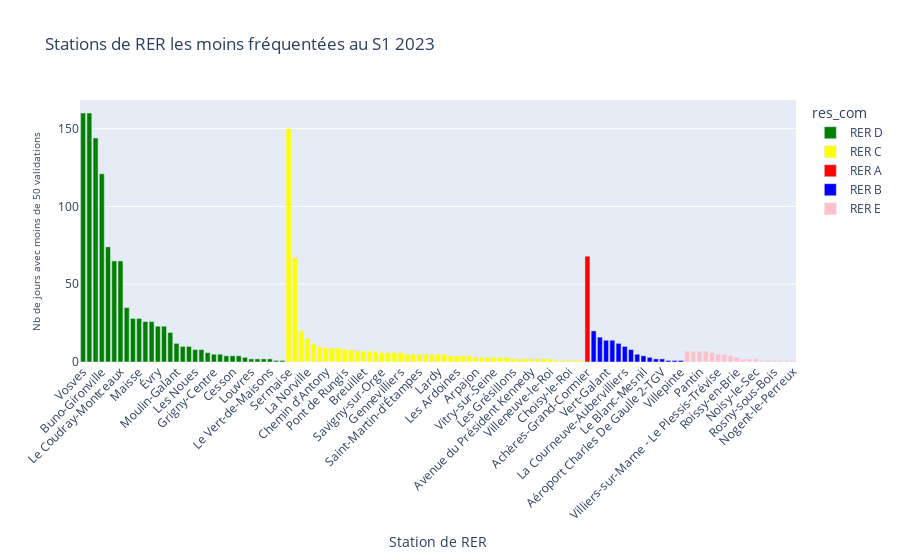

Notebook code cell kept with this figure:
### Code cell
fig = px.bar(liste_faible_freq_stations, x='Station de RER', y='Nb de jours avec moins de 50 validations', color='res_com',
             title='Stations de RER les moins fréquentées au S1 2023',
            color_discrete_map=couleurs_res_com)

# Personnaliser le graphique
fig.update_layout(xaxis_tickangle=-45)  # Incliner les étiquettes de l'axe des abscisses
#fig.update_traces(marker_color='skyblue')  # La couleur par défaut des barres, peut être écrasée par 'color'
fig.update_yaxes(title_font=dict(size=10))  # Réduire la taille de la police pour l'axe des ordonnées

# Afficher le graphique
fig.show()

### Figure 1 — Plotly figure (JSON) as saved in the notebook; plotly's stock layout.template omitted (floating-point values rounded to 4 significant figures)
{"data": [{"alignmentgroup": "True", "hovertemplate": "res_com=RER D<br>Station de RER=%{x}<br>Nb de jours avec moins de 50 validations=%{y}<extra></extra>", "legendgroup": "RER D", "marker": {"color": "green", "pattern": {"shape": ""}}, "name": "RER D", "offsetgroup": "RER D", "orientation": "v", "showlegend": true, "textposition": "auto", "type": "bar", "x": ["Vosves", "Boigneville", "Le Plessis-Chenet", "Buno-Gironville", "Saint-Fargeau", "Boissise-le-Roi", "Le Coudray-Montceaux", "Villabé", "Grand-Bourg", "Maisse", "Essonnes-Robinson", "Ponthierry-Pringy", "Évry", "Ris-Orangis", "Boutigny", "Moulin-Galant", "La Ferté-Alais", "Mennecy", "Les Noues", "Ballancourt", "Le Bras-de-Fer", "Grigny-Centre", "Villeneuve-Triage", "Le Mée", "Cesson", "Orangis-Bois de l'Epine", "Évry Courcouronnes", "Louvres", "Stade de France-Saint-Denis", "Lieusaint-Moissy", "Le Vert-de-Maisons", "Survilliers-Fosses", "Créteil Pompadour"], "xaxis": "x", "y": [160, 160, 144, 121, 74, 65, 65, 35, 28, 28, 26, 26, 23, 23, 19, 12, 10, 10, 8, 8, 6, 5, 5, 4, 4, 4, 3, 2, 2, 2, 2, 1, 1], "yaxis": "y"}, {"alignmentgroup": "True", "hovertemplate": "res_com=RER C<br>Station de RER=%{x}<br>Nb de jours avec moins de 50 validations=%{y}<extra></extra>", "legendgroup": "RER C", "marker": {"color": "yellow", "pattern": {"shape": ""}}, "name": "RER C", "offsetgroup": "RER C", "orientation": "v", "showlegend": true, "textposition": "auto", "type": "bar", "x": ["Sermaise", "Dourdan-la-Forêt", "Chamarande", "La Norville", "Versailles Château", "Rungis-La Fraternelle", "Chemin d'Antony", "Sainte-Geneviève-des-Bois", "Épinay-sur-Orge", "Pont de Rungis", "Saint-Michel-sur-Orge", "Égly", "Breuillet", "Saint-Gratien", "Boulainvilliers", "Savigny-sur-Orge", "Saint-Chéron", "Marolles-en-Hurepoix", "Gennevilliers", "Bouray", "Étréchy", "Saint-Martin-d'Étampes", "Breuillet-Village", "Issy", "Lardy", "Saint-Ouen", "Pont du Garigliano", "Les Ardoines", "Musée d'Orsay", "Les Saules", "Arpajon", "Orly Ville", "Ivry-sur-Seine", "Vitry-sur-Seine", "Issy-Val-de-Seine", "Champ de Mars", "Les Grésillons", "Dourdan", "Étampes", "Avenue du Président Kennedy", "Avenue Henri Martin", "Athis-Mons", "Villeneuve-le-Roi", "Avenue Foch", "Chaville-Vélizy", "Choisy-le-Roi", "Ablon", "Javel"], "xaxis": "x", "y": [150, 67, 20, 15, 12, 10, 9, 9, 9, 8, 8, 7, 7, 7, 7, 6, 6, 6, 6, 5, 5, 5, 5, 5, 5, 5, 4, 4, 4, 4, 3, 3, 3, 3, 3, 3, 2, 2, 2, 2, 2, 2, 2, 1, 1, 1, 1, 1], "yaxis": "y"}, {"alignmentgroup": "True", "hovertemplate": "res_com=RER A<br>Station de RER=%{x}<br>Nb de jours avec moins de 50 validations=%{y}<extra></extra>", "legendgroup": "RER A", "marker": {"color": "red", "pattern": {"shape": ""}}, "name": "RER A", "offsetgroup": "RER A", "orientation": "v", "showlegend": true, "textposition": "auto", "type": "bar", "x": ["Achères-Grand-Cormier"], "xaxis": "x", "y": [68], "yaxis": "y"}, {"alignmentgroup": "True", "hovertemplate": "res_com=RER B<br>Station de RER=%{x}<br>Nb de jours avec moins de 50 validations=%{y}<extra></extra>", "legendgroup": "RER B", "marker": {"color": "blue", "pattern": {"shape": ""}}, "name": "RER B", "offsetgroup": "RER B", "orientation": "v", "showlegend": true, "textposition": "auto", "type": "bar", "x": ["Bagneux", "Villeparisis-Mitry-le-Neuf", "Vert-Galant", "Sevran-Livry", "La Plaine-Stade de France", "La Courneuve-Aubervilliers", "Drancy", "Mitry-Claye", "Le Blanc-Mesnil", "Les Baconnets", "Sevran-Beaudottes", "Aéroport Charles De Gaulle 2-TGV", "Parc des Expositions", "Aéroport Charles De Gaulle 1", "Villepinte"], "xaxis": "x", "y": [20, 16, 14, 14, 12, 10, 8, 5, 4, 3, 2, 2, 1, 1, 1], "yaxis": "y"}, {"alignmentgroup": "True", "hovertemplate": "res_com=RER E<br>Station de RER=%{x}<br>Nb de jours avec moins de 50 validations=%{y}<extra></extra>", "legendgroup": "RER E", "marker": {"color": "pink", "pattern": {"shape": ""}}, "name": "RER E", "offsetgroup": "RER E", "orientation": "v", "showlegend": true, "textposition": "auto", "type": "bar", "x": ["Les Yvris-Noisy-le-Grand", "Tournan", "Pantin", "Gretz-Armainvilliers", "Ozoir-la-Ferrière", "Villiers-sur-Marne - Le Plessis-Trévise", "Les Boullereaux-Champigny", "Émerainville-Pontault-Combault", "Roissy-en-Brie", "Rosa Parks", "Le Raincy-Villemomble-Montfermeil", "Noisy-le-Sec", "Rosny-Bois-Perrier", "Le Chénay-Gagny", "Rosny-sous-Bois", "Gagny", "Chelles-Gournay", "Nogent-le-Perreux"], "xaxis": "x", "y": [7, 7, 7, 7, 6, 5, 5, 4, 3, 2, 2, 2, 1, 1, 1, 1, 1, 1], "yaxis": "y"}], "layout": {"autosize": true, "barmode": "relative", "legend": {"title": {"text": "res_com"}, "tracegroupgap": 0}, "title": {"text": "Stations de RER les moins fréquentées au S1 2023"}, "xaxis": {"anchor": "y", "autorange": true, "domain": [0, 1], "range": [-0.5, 114.5], "tickangle": -45, "title": {"text": "Station de RER"}, "type": "category"}, "yaxis": {"anchor": "x", "autorange": true, "domain": [0, 1], "range": [0, 168.4], "title": {"font": {"size": 10}, "text": "Nb de jours avec moins de 50 validations"}, "type": "linear"}}}
